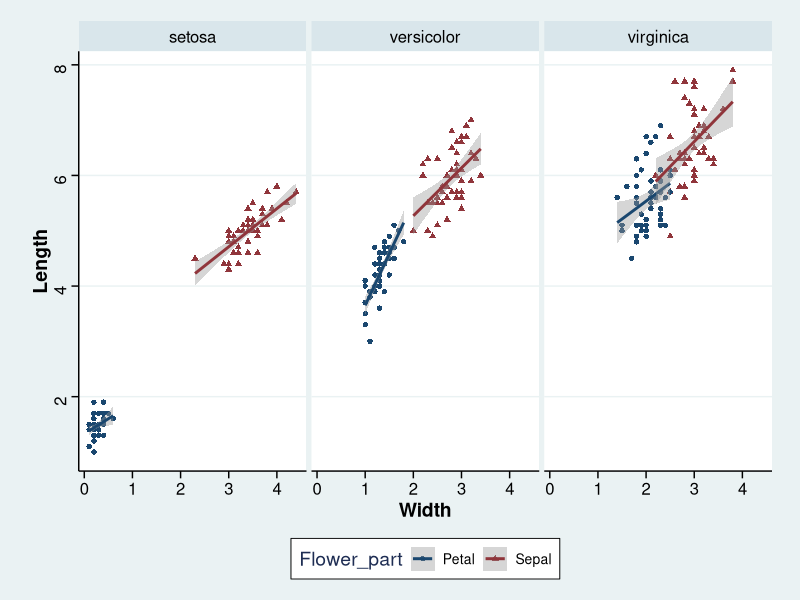

Recreate this plot in R.
## ---- chunk 1
head(iris)
## ---- chunk 2
library(reshape2)
iris$Flower_id<-rownames(iris)
irisLong<-melt(iris)
head(irisLong)
## ---- chunk 3
part_measure<-matrix(unlist(strsplit(as.character(irisLong$variable),"\\.")),ncol=2,byrow=T)
irisLong$Flower_part<-part_measure[,1]
irisLong$Measurement<-part_measure[,2]
irisLong<-irisLong[,-3]
head(irisLong)
## ---- chunk 4
irisWide<-dcast(irisLong,Species+Flower_id+Flower_part~Measurement)
head(irisWide)
## ---- chunk 5
library(ggplot2)
library(ggthemes)
ggplot(data=irisWide,aes(x=Width,y =Length,shape=Flower_part,color = Flower_part)) +
  geom_point()+facet_grid(~Species)+geom_smooth(method = "lm")+ 
  theme_stata()+scale_colour_stata()+ ##add STATA theme 
  theme(axis.text=element_text(size=12),axis.title=element_text(size=14,face="bold"))
